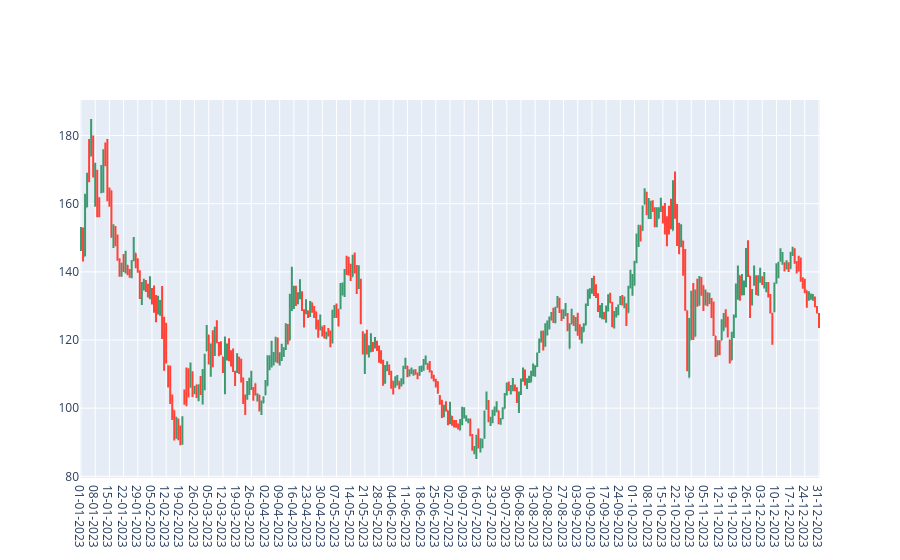

The cell this chart's notebook holds for it:
### Code cell
fig = go.Figure(data=go.Ohlc(x=Final['date'],
                open=Final['open'],
                high=Final['high'],
                low=Final['low'],
                close=Final['close']))
fig.update(layout_xaxis_rangeslider_visible=False)
fig.show()

### Figure 1 — Plotly figure (JSON) as saved in the notebook; plotly's stock layout.template omitted (floating-point values rounded to 4 significant figures; data arrays with more than 128 entries replaced by an {"elided": "..."} marker saying what was removed)
{"data": [{"close": {"elided": "365 float values"}, "high": {"elided": "365 float values"}, "low": {"elided": "365 float values"}, "open": {"elided": "365 float values"}, "type": "ohlc", "x": {"elided": "365 str values"}}], "layout": {"xaxis": {"rangeslider": {"visible": false}}}}
